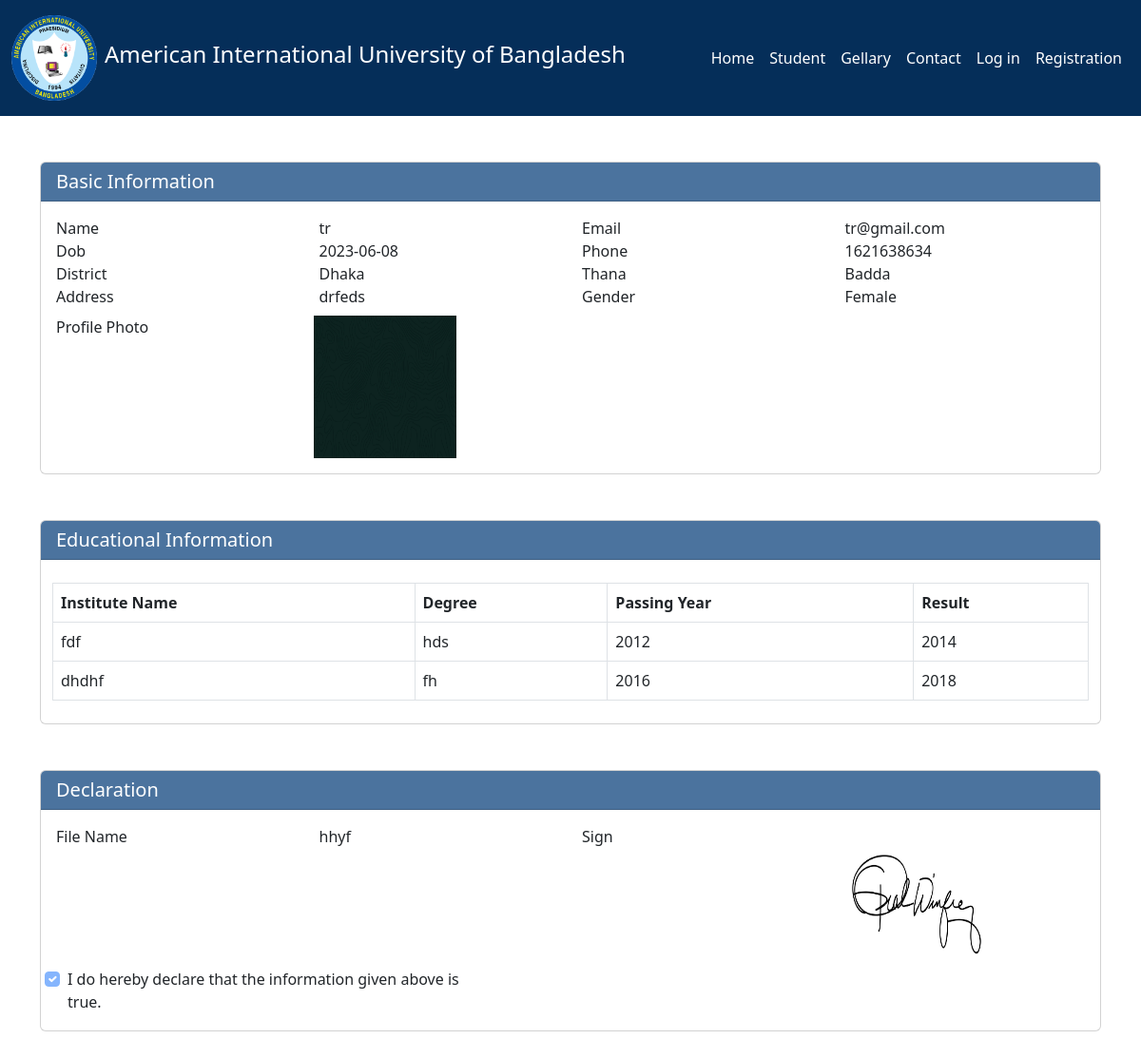
/studentView.php?id=60, run on the app's committed database.
### tables this page shows
CREATE TABLE `basic_info` (
  `id` int(10) NOT NULL,
  `name` varchar(30) NOT NULL,
  `email` varchar(20) NOT NULL,
  `dob` date DEFAULT NULL,
  `phone` int(15) DEFAULT NULL,
  `district` varchar(20) NOT NULL DEFAULT '0',
  `thana` varchar(20) NOT NULL DEFAULT '0',
  `address` varchar(70) DEFAULT NULL,
  `gender` enum('Male','Female','Other') DEFAULT NULL,
  `image` varchar(255) DEFAULT NULL,
  `file_name` varchar(20) NOT NULL,
  `sign` varchar(255) DEFAULT NULL,
  `accept_status` tinyint(2) NOT NULL DEFAULT 0 COMMENT '1 = active, 0 = inactive',
  `terms` tinyint(2) NOT NULL COMMENT '1 = agree, 0',
  `created_by` int(11) DEFAULT NULL,
  `created_at` datetime DEFAULT NULL,
  `updated_at` datetime DEFAULT NULL,
  `updated_by` int(11) DEFAULT NULL
);

CREATE TABLE `district` (
  `district_id` int(50) NOT NULL,
  `district_name` varchar(255) NOT NULL
);

CREATE TABLE `thana` (
  `thana_id` int(255) NOT NULL,
  `thana_name` varchar(255) NOT NULL,
  `district_id` int(255) NOT NULL
);

CREATE TABLE `education_list` (
  `id` int(11) NOT NULL,
  `Institute_name` varchar(50) DEFAULT NULL,
  `degree` varchar(20) DEFAULT NULL,
  `passing_year` int(5) DEFAULT NULL,
  `result` varchar(8) DEFAULT NULL,
  `app_id` int(20) NOT NULL
);

### studentView.php (the view, shortened to what this page needs)
<?php
include_once("db.php");
$student_id = $_GET['id'];
$query = "SELECT * FROM basic_info WHERE id = '$student_id'";
$result = mysqli_query($con, $query);
$student = mysqli_fetch_assoc($result);
$query1 = "SELECT basic_info.*, district.district_name
FROM basic_info
LEFT JOIN district ON basic_info.district = district.district_id where basic_info.id = '$student_id'";
$result1 = mysqli_query($con, $query1);
$district = mysqli_fetch_assoc($result1);
$query2 = "SELECT basic_info.*, thana.thana_name
FROM basic_info
LEFT JOIN thana ON basic_info.thana = thana.thana_id where basic_info.id = '$student_id'";
$result2 = mysqli_query($con, $query2);
$thana = mysqli_fetch_assoc($result2);
$query3 = "SELECT * FROM education_list WHERE app_id = '$student_id'";
$row = mysqli_query($con, $query3);
?>
<!DOCTYPE html>
<html>
    <head>
        <link href="https://cdn.jsdelivr.net/npm/bootstrap@5.3.0-alpha3/dist/css/bootstrap.min.css" rel="stylesheet">
        <link rel="stylesheet" href="style.css">
        <link rel="stylesheet" href="https://cdnjs.cloudflare.com/ajax/libs/font-awesome/6.4.0/css/all.min.css">
    </head>
    <body>
    <header >
    <?php
include_once("nav.php");
?>
    </header>
    <div class="container">
    <div class="panel">
        <div class="panel-body wizard-content">
            <div class="card" style="margin-top: 80px;">
                <h5 class="card-header text-white" style="background-color: #0d437cbd;">
                    Basic Information
                </h5>
                <div class="card-body">
                    <div class="row">
                        <div class="col-md-3">
                            <span class="v_label">Name</span>
                        </div>
                        <div class="col-md-3">
                            <span class="label label-success label_tracking_no"><?php echo $student['name']; ?></span>
                        </div>
                        <div class="col-md-3">
                            <span class="v_label">Email</span>
                        </div>
                        <div class="col-md-3">
                            <span class="label"><?php echo $student['email']; ?></span>
                        </div>
                        <div class="col-md-3">
                            <span class="v_label">Dob</span>
                        </div>
                        <div class="col-md-3">
                            <span class="label"><?php echo $student['dob']; ?></span>
                        </div>
                        <div class="col-md-3">
                            <span class="v_label">Phone</span>
                        </div>
                        <div class="col-md-3">
                            <span class="label"><?php echo $student['phone']; ?></span>
                        </div>
                        <div class="col-md-3">
                            <span class="v_label">District</span>
                        </div>
                        <div class="col-md-3">
                            <span class="label"><?php echo  $district['district_name'];; ?></span>
                        </div>
                        <div class="col-md-3">
                            <span class="v_label">Thana</span>
                        </div>
                        <div class="col-md-3">
                            <span class="label"><?php echo $thana['thana_name']; ?></span>
                        </div>
                        <div class="col-md-3">
                            <span class="v_label">Address</span>
                        </div>
                        <div class="col-md-3">
                            <span class="label"><?php echo $student['address']; ?></span>
                        </div>
                        <div class="col-md-3">
                            <span class="v_label">Gender</span>
                        </div>
                        <div class="col-md-3">
                            <span class="label"><?php echo $student['gender']; ?></span>
                        </div>
                        <div class="row mt-2">
                        <div class="col-md-3">
                            <span class="v_label">Profile Photo</span>
                        </div>
                        <div class="col-md-3">
                            <span class="label"><img src="http://localhost/PHP_PRAC/scl%20project/images/<?php echo $student['image']; ?>" style="height:150px"; width="150px"></span>
                        </div>
                        </div>
                    </div>
                </div>
            </div>
            <div class="card mt-5">
                <h5 class="card-header text-white" style="background-color: #0d437cbd;">
                    Educational Information
                </h5>
                <section class="container form_2 data_info py-2">
       <div>
          <table class="table table-bordered mt-3">
          <thead>
            <tr>
                <th>Institute Name</th>
                <th>Degree</th>
                <th>Passing Year</th>
                <th>Result</th>
            </tr>
        </thead>
        <tbody>
            <?php
            while ($education = mysqli_fetch_assoc($row)) {
                ?>
                <tr>
                    <td><?php echo $education['Institute_name']; ?></td>
                    <td><?php echo $education['degree']; ?></td>
                    <td><?php echo $education['passing_year']; ?></td>
                    <td><?php echo $education['result']; ?></td>
                </tr>
                <?php
            }
            ?>
        </tbody>
            </table>
        </div>
    </section>
            </div>
            <div class="card my-5">
                <h5 class="card-header text-white" style="background-color: #0d437cbd;">
               Declaration
                </h5>
                <div class="card-body">
                    <div class="row">
                        <div class="col-md-3">
                            <span class="v_label">File Name</span>
                        </div>
                        <div class="col-md-3">
                            <span class="label label-success label_tracking_no"><?php echo $student['file_name']; ?></span>
                        </div>
                        <div class="col-md-3">
                            <span class="v_label">Sign</span>
                        </div>
                        <div class="col-md-3">
                            <span class="label"><img src="http://localhost/PHP_PRAC/scl%20project/images/<?php echo $student['sign']; ?>" style="height:150px"; width="150px"></span>
                        </div>
                        <div class="col-sm-5 form-check">
    <?php
    $terms = $student['terms'];
    $isChecked = ($terms == 1) ? 'checked' : '';
    ?>
    <label class="form-check-label" for="gridCheck">
        <input class="form-check-input" type="checkbox" id="gridCheck" name="terms" <?php echo $isChecked; ?> disabled>
        I do hereby declare that the information given above is true.
    </label>
</div>
                    </div>
                </div>
            </div>
        </div>
    </div>
</div>
    </body>
</html>

### nav.php (shortened to what this page needs)
<?php
$user_name = $_SESSION['name'] ;
?>
<link href="https://cdn.jsdelivr.net/npm/bootstrap@5.3.0-alpha3/dist/css/bootstrap.min.css" rel="stylesheet">
<nav class="navbar fixed-top navbar-expand-lg py-3 ">
            <div class="container-fluid">
    <img src="images/aiub-logo.png" class="logo">
    <h4 class=" text-white mx-2">American International University of Bangladesh</h4>
    <div class="collapse navbar-collapse" id="navbarTogglerDemo03">
              <div class="d-flex">
              <ul class="navbar-nav me-auto mb-2 mb-lg-0">
              <li class="nav-item">
                    <a class="nav-link text-white active" aria-current="page" href="index.php">Home</a>
                  </li>
                  <li class="nav-item">
                    <a class="nav-link text-white" href="datatable.php">Student</a>
                  </li>
                  <li class="nav-item">
                    <a class="nav-link text-white" href="gellary.php">Gellary</a>
                  </li>
                  <li class="nav-item">
                    <a class="nav-link text-white" href="contact.php">Contact</a>
                  </li>
                  <?php if( isset($user_name) && !empty($user_name) )
                  {
                    ?>
                     <li class="nav-item dropdown">
                  <a class="nav-link dropdown-toggle text-white" href="#" role="button" data-bs-toggle="dropdown" aria-expanded="false">
                  <?php echo $user_name?>
                 </a>
                  <ul class="dropdown-menu">
                  <li class="nav-item">
                      <a class="nav-link" href="logOut.php">Log out</a>
                      </li>
                 </ul>
                </li>
                      <?php
                    }
                    else{
                      ?>
                       <li class="nav-item">
                       <a class="nav-link text-white" aria-current="page" href="login.php">Log in</a>
                      </li>
                      <li class="nav-item">
                     <a class="nav-link text-white" href="registration.php">Registration</a>
                     </li>
<?php } ?>
             </ul>
</div>
            </div>
          </nav>

### style.css (style rules this page uses)
body { min-height: 100vh; }

### studentView.php (style rules this page uses)
.panel { margin-top: 170px; }

### nav.php (style rules this page uses)
.navbar { background-color: #052e59; }
.logo { height: 90px; width: 90px; }

### data on the page
basic_info: name "tr", email "tr@gmail.com", dob "2023-06-08", phone "1621638634", district.district_name "Dhaka", thana.thana_name "Badda", address "drfeds", gender "Female", image (picture), file_name "hhyf", sign (picture)
education_list: Institute_name "fdf", degree "hds", passing_year "2012", result "2014"
education_list: Institute_name "dhdhf", degree "fh", passing_year "2016", result "2018"
